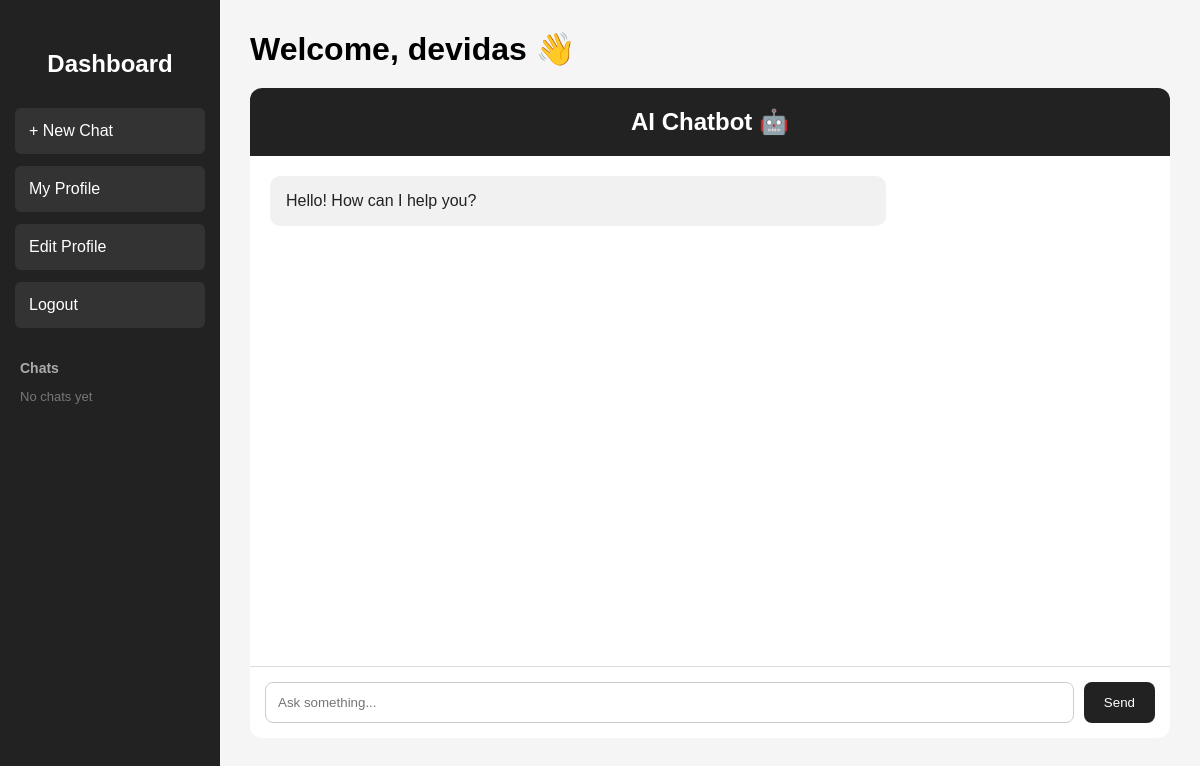
The app's page / (signed in), older data.
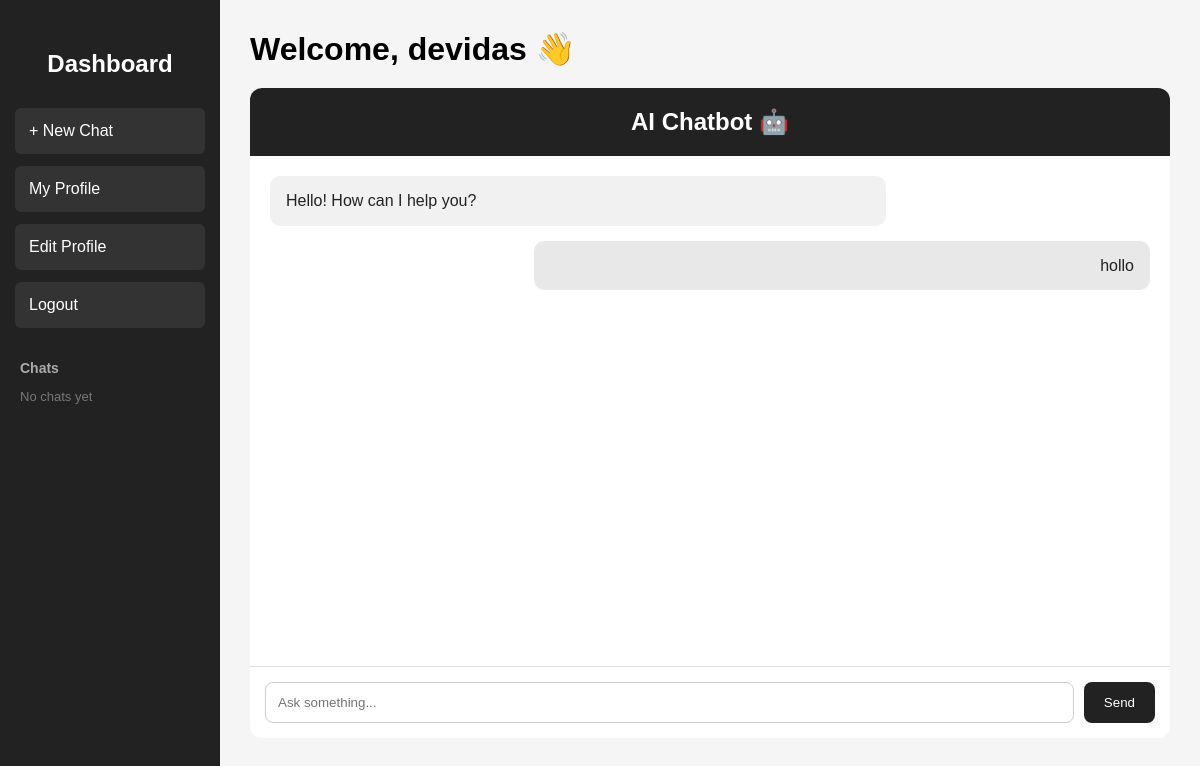
The same page, newer data.
### accounts/models.py (models this page shows, shortened)
class ChatMessage(models.Model):
    conversation = models.ForeignKey(
        Conversation,
        on_delete=models.CASCADE,
        related_name="messages",
        null=True,
        blank=True
    )
    user = models.ForeignKey(
        settings.AUTH_USER_MODEL,
        on_delete=models.CASCADE
    )
    message = models.TextField()
    response = models.TextField(blank=True)
    created_at = models.DateTimeField(auto_now_add=True)

### accounts/views.py (the view)
# urls.py: path("", views.dashboard, name="home"),
@login_required
def dashboard(request):
    conversations = Conversation.objects.filter(
        user=request.user
    ).order_by("-created_at")
    chat_messages = ChatMessage.objects.filter(
        user=request.user
    ).order_by("created_at")
    return render(request, "dashboard.html", {
        "conversations": conversations,
        "chat_messages": chat_messages
    })

### templates/dashboard.html (shortened to what this page needs)
<!DOCTYPE html>
<html>
<head>
</head>
<body>
<div class="dashboard">
    {% include "navbar.html" %}
    <div class="main-content">
        <div class="welcome">
            <h1>Welcome, {{ request.user.name }} 👋</h1>
        </div>
        <div class="chat-container">
            <div class="chat-header">
                <h2>AI Chatbot 🤖</h2>
            </div>
            <div class="chat-messages">
                <div class="message ai-message">
                    Hello! How can I help you?
                </div>
                {% for chat in chat_messages %}
                    <div class="message user-message">
                        {{ chat.message }}
                    </div>
                {% endfor %}
            </div>
            <form id="chatForm"
                  class="message-input-area"
                  method="POST"
                  action="{% url 'chat' %}">
                <input
                    id="messageInput"
                    type="text"
                    name="message"
                    class="message-input"
                    placeholder="Ask something..."
                    required
                >
                <button type="submit" class="send-button">
                    Send
                </button>
            </form>
        </div>
    </div>
</div>
</body>
</html>

Row changes from the older to the newer data that the page shows:
added ChatMessage: message "hollo"
